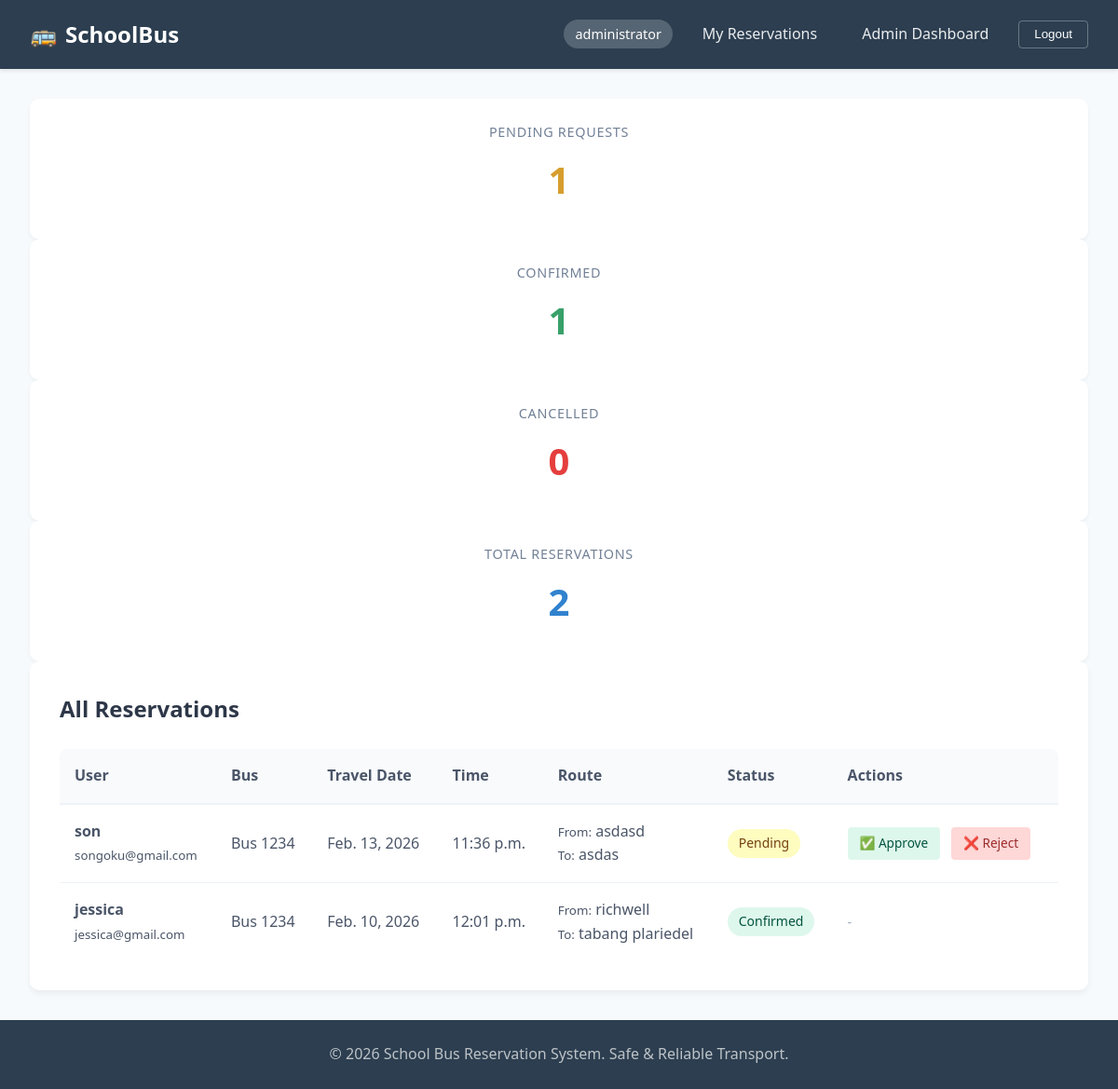
Page /admin-reservations/ (signed in) on the committed database.
### reservations/models.py (models this page shows, shortened)
class Reservation(models.Model):
    STATUS_CHOICES = (
        ('pending', 'Pending'),
        ('confirmed', 'Confirmed'),
        ('cancelled', 'Cancelled'),
        ('completed', 'Completed'),
    )
    user = models.ForeignKey(User, on_delete=models.CASCADE)
    bus = models.ForeignKey(Bus, on_delete=models.CASCADE)
    reservation_date = models.DateField()
    pickup_time = models.TimeField()
    pickup_location = models.CharField(max_length=200)
    dropoff_location = models.CharField(max_length=200)
    status = models.CharField(max_length=10, choices=STATUS_CHOICES, default='pending')
    created_at = models.DateTimeField(auto_now_add=True)
    updated_at = models.DateTimeField(auto_now=True)

class Bus(models.Model):
    bus_number = models.CharField(max_length=10, unique=True)
    capacity = models.IntegerField()
    driver = models.CharField(max_length=100)
    current_location = models.CharField(max_length=200)

### reservations/views.py (the view)
# urls.py: path('admin-reservations/', views.admin_reservations, name='admin_reservations'),
@user_passes_test(is_admin)
@login_required
def admin_reservations(request):
    reservations = Reservation.objects.all().order_by('-created_at')
    pending_count = reservations.filter(status='pending').count()
    confirmed_count = reservations.filter(status='confirmed').count()
    cancelled_count = reservations.filter(status='cancelled').count()
    context = {
        'reservations': reservations,
        'pending_count': pending_count,
        'confirmed_count': confirmed_count,
        'cancelled_count': cancelled_count,
        'total_count': reservations.count(),
    }
    return render(request, 'admin_reservation.html', context)

### reservations/views.py (called while the page is built)
def is_admin(user):
    try:
        return user.userprofile.user_type == 'admin'
    except:
        return user.is_staff  # Fallback to Django's is_staff

### reservations/templates/admin_reservation.html (shortened to what this page needs)
{% extends 'base.html' %}
{% block content %}
<div class="stats-grid">
    <div class="stat-card">
        <div class="stat-label">Pending Requests</div>
        <div class="stat-number" style="color: #d69e2e;">{{ pending_count }}</div>
    </div>
    <div class="stat-card">
        <div class="stat-label">Confirmed</div>
        <div class="stat-number" style="color: #38a169;">{{ confirmed_count }}</div>
    </div>
    <div class="stat-card">
        <div class="stat-label">Cancelled</div>
        <div class="stat-number" style="color: #e53e3e;">{{ cancelled_count }}</div>
    </div>
    <div class="stat-card">
        <div class="stat-label">Total Reservations</div>
        <div class="stat-number" style="color: #3182ce;">{{ total_count }}</div>
    </div>
</div>
<div class="card" style="width: 100%; max-width: 1200px; margin: 0 auto;">
    <h2 style="font-size: 1.5rem; color: #2d3748; margin-bottom: 1.5rem;">All Reservations</h2>
    <div class="table-container">
        <table>
            <thead>
                <tr>
                    <th>User</th>
                    <th>Bus</th>
                    <th>Travel Date</th>
                    <th>Time</th>
                    <th>Route</th>
                    <th>Status</th>
                    <th>Actions</th>
                </tr>
            </thead>
            <tbody>
                {% for res in reservations %}
                <tr>
                    <td data-label="User">
                        <strong>{{ res.user.username }}</strong><br>
                        <small>{{ res.user.email }}</small>
                    </td>
                    <td data-label="Bus">Bus {{ res.bus.bus_number }}</td>
                    <td data-label="Date">{{ res.reservation_date }}</td>
                    <td data-label="Time">{{ res.pickup_time }}</td>
                    <td data-label="Route">
                        <small>From:</small> {{ res.pickup_location }}<br>
                        <small>To:</small> {{ res.dropoff_location }}
                    </td>
                    <td data-label="Status">
                        <span class="status status-{{ res.status }}">
                            {{ res.get_status_display }}
                        </span>
                    </td>
                    <td data-label="Actions">
                        {% if res.status == 'pending' %}
                            <a href="{% url 'confirm_reservation' res.id %}"
                               class="action-btn btn-confirm"
                               onclick="return confirm('Approve this reservation?');">
                               ✅ Approve
                            </a>
                            <a href="{% url 'reject_reservation' res.id %}"
                               class="action-btn btn-reject"
                               onclick="return confirm('Reject this reservation?');">
                               ❌ Reject
                            </a>
                        {% else %}
                            <span style="color: #a0aec0; font-size: 0.9rem;">-</span>
                        {% endif %}
                    </td>
                </tr>
                {% empty %}
                <tr>
                    <td colspan="7" class="empty-state">No reservations found.</td>
                </tr>
                {% endfor %}
            </tbody>
        </table>
    </div>
</div>
{% endblock %}

### reservations/templates/base.html (shortened to what this page needs)
<!DOCTYPE html>
<html lang="en">
<head>
</head>
<body>
    <nav class="navbar">
        <a href="/" class="nav-brand">
            <span>🚌</span> SchoolBus
        </a>
        <div class="nav-links">
            {% if user.is_authenticated %}
                <span class="user-badge">{{ user.username }}</span>
                <a href="{% url 'my_reservations' %}">My Reservations</a>
                {% if user.userprofile.user_type == 'admin' or user.is_staff %}
                    <a href="{% url 'admin_reservations' %}">Admin Dashboard</a>
                {% endif %}
                <form method="post" action="{% url 'logout' %}" style="display: inline;">
                    <button type="submit" class="btn-logout">Logout</button>
                </form>
            {% else %}
                <a href="{% url 'login' %}">Login</a>
                <a href="{% url 'register' %}">Register</a>
            {% endif %}
        </div>
    </nav>
    <div class="main-content">
        {% block content %}{% endblock %}
    </div>
    <footer class="footer">
        <p>&copy; {% now "Y" %} School Bus Reservation System. Safe & Reliable Transport.</p>
    </footer>
</body>
</html>

### rows in the picture
Reservation: user.username "son", user.email "songoku@gmail.com", bus.bus_number "1234", reservation_date "Feb. 13, 2026", pickup_time "11:36 p.m.", pickup_location "asdasd", dropoff_location "asdas", status "Pending", shows "✅ Approve"
Reservation: user.username "jessica", user.email "jessica@gmail.com", bus.bus_number "1234", reservation_date "Feb. 10, 2026", pickup_time "12:01 p.m.", pickup_location "richwell", dropoff_location "tabang plariedel", status "Confirmed"

### other values in the picture
{{ user.username }} "administrator"
{{ pending_count }} "1"
{{ confirmed_count }} "1"
{{ cancelled_count }} "0"
{{ total_count }} "2"
